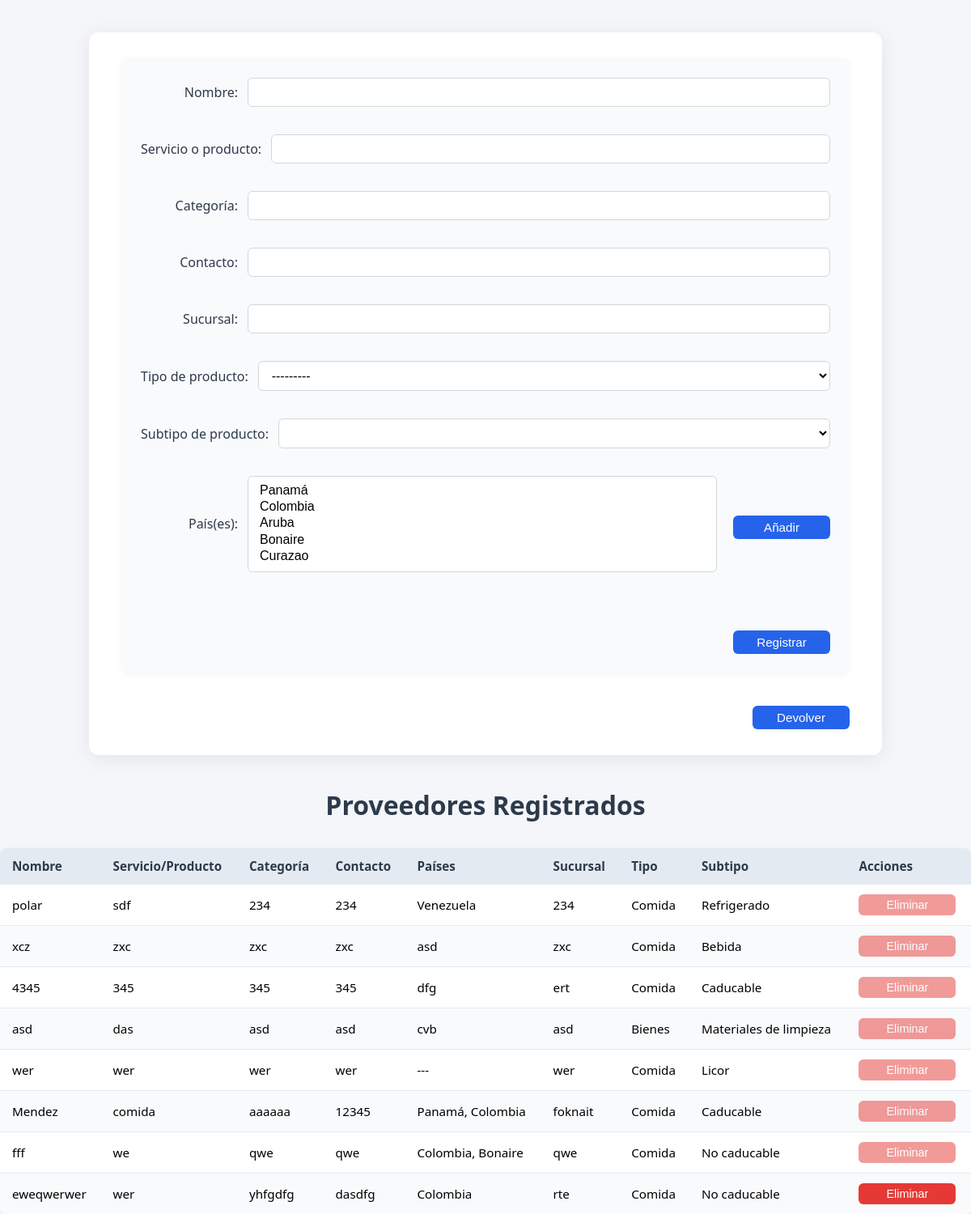
Page /proveedores/ on the earlier database version.
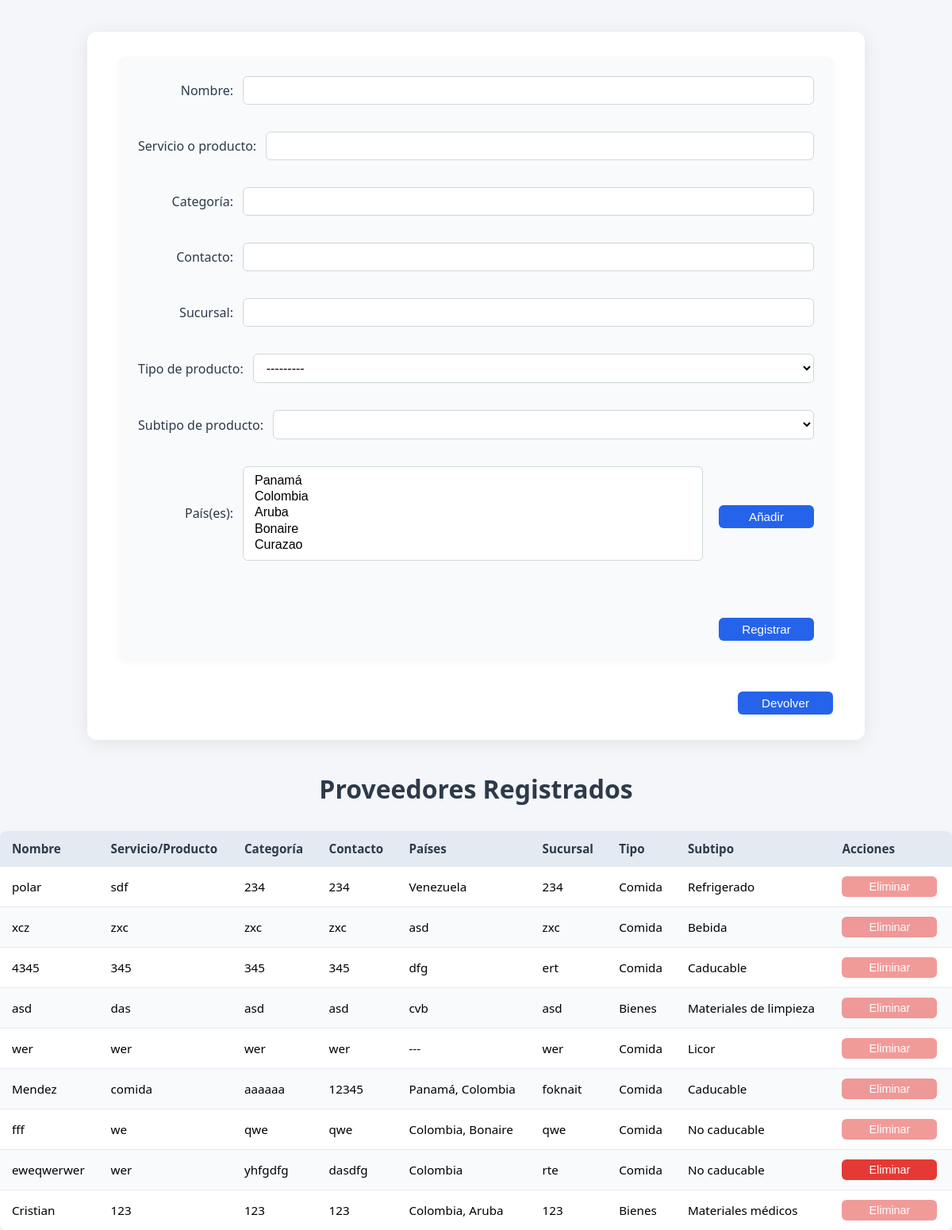
Same page on the later database version.
### compras/models.py (models this page shows)
class Proveedores(models.Model):
    paises= [
    ]
    TIPO_CHOICES = [
        ('COMIDA', 'Comida'),
        ('BIENES', 'Bienes'),
    ]
    SUBTIPO_CHOICES = [
        ('CADUCABLE', 'Caducable'),
        ('NO_CADUCABLE', 'No caducable'),
        ('REFRIGERADO', 'Refrigerado'),
        ('NO_REFRIGERADO', 'No refrigerado'),
        ('BEBIDA', 'Bebida'),
        ('LICOR', 'Licor'),
        ('REPUESTOS', 'Repuestos'),
        ('LIMPIEZA', 'Materiales de limpieza'),
        ('MEDICOS', 'Materiales médicos'),
        ('ACTIVOS', 'Bienes activos'),
    ]
    name = models.CharField(max_length=100)
    service_or_product = models.CharField(max_length=100)
    categorie = models.CharField(max_length=100)
    contact = models.CharField(max_length=100)
    countries = models.ManyToManyField(Paises)
    sucursal = models.CharField(max_length=100)
    tipo = models.CharField(max_length=20, choices=TIPO_CHOICES, default='BIENES')
    subtipo = models.CharField(max_length=20, choices=SUBTIPO_CHOICES, blank=True, null=True)

class Paises(models.Model):
    nombre = models.CharField(max_length=100)

### compras/views.py (the view)
# urls.py: path('proveedores/', proveedores_view, name='proveedores'),
@csrf_protect
def proveedores_view(request):
    import json
    from .models import ProveedorMaterial, Material, Paises, CompraLote
    SUBTIPOS_POR_TIPO = {
        'COMIDA': [
            ('CADUCABLE', 'Caducable'),
            ('NO_CADUCABLE', 'No caducable'),
            ('REFRIGERADO', 'Refrigerado'),
            ('NO_REFRIGERADO', 'No refrigerado'),
            ('BEBIDA', 'Bebida'),
            ('LICOR', 'Licor'),
        ],
        'BIENES': [
            ('REPUESTOS', 'Repuestos'),
            ('LIMPIEZA', 'Materiales de limpieza'),
            ('MEDICOS', 'Materiales médicos'),
            ('ACTIVOS', 'Bienes activos'),
        ]
    }
    tipo_seleccionado = None
    if request.method == 'POST':
        tipo_seleccionado = request.POST.get('tipo', None)
        form = ProveedorForm(request.POST)
        paises_json = request.POST.get('paises_json', '[]')
        if paises_json.strip() == '':
            paises_nombres = []
        else:
            paises_nombres = json.loads(paises_json)
        if request.POST.get('action') == 'Registrar':
            if form.is_valid():
                proveedor = form.save(commit=False)
                proveedor.save()
                paises_objs = [Paises.objects.get_or_create(nombre=nombre)[0] for nombre in paises_nombres]
                proveedor.countries.set(paises_objs)
                return redirect('proveedores')
    else:
        form = ProveedorForm()
    proveedores = Proveedores.objects.all()
    proveedores_bloqueados = set(CompraLote.objects.values_list('proveedor_id', flat=True))
    return render(request, 'proveedores.html', {
        'form': form,
        'proveedores': proveedores,
        'SUBTIPOS_POR_TIPO': SUBTIPOS_POR_TIPO,
        'tipo_seleccionado': tipo_seleccionado,
        'proveedores_bloqueados': proveedores_bloqueados,
    })

### compras/forms.py
class ProveedorForm(forms.ModelForm):
    class Meta:
        model = Proveedores
        fields = ['name', 'service_or_product', 'categorie', 'contact', 'sucursal', 'tipo', 'subtipo']

### compras/templates/proveedores.html (shortened to what the changed rows need)
{% load static %}
{% load get_item %}
<!DOCTYPE html>
<html lang="es">
<head>
    <link rel="stylesheet" href="{% static 'styles/styles_compras.css' %}">
    <link rel="stylesheet" href="{% static 'styles/proveedores.css' %}">
    <h2>Proveedores Registrados</h2>
    <table>
        <thead>
            <tr>
                <th>Nombre</th>
                <th>Servicio/Producto</th>
                <th>Categoría</th>
                <th>Contacto</th>
                <th>Países</th>
                <th>Sucursal</th>
                <th>Tipo</th>
                <th>Subtipo</th>
                <th>Acciones</th>
            </tr>
        </thead>
    <tbody id="proveedores-table-body">
            {% for proveedor in proveedores %}
            <tr>
                <td>{{ proveedor.name }}</td>
                <td>{{ proveedor.service_or_product }}</td>
                <td>{{ proveedor.categorie }}</td>
                <td>{{ proveedor.contact }}</td>
                <td>
                    {% with paises=proveedor.countries.all %}
                        {% if paises|length > 0 %}
                            {% for pais in paises %}
                                {{ pais.nombre|default:'---' }}{% if not forloop.last %}, {% endif %}
                            {% endfor %}
                        {% else %}
                            ---
                        {% endif %}
                    {% endwith %}
                </td>
                <td>{{ proveedor.sucursal }}</td>
                <td>{{ proveedor.get_tipo_display }}</td>
                <td>{{ proveedor.get_subtipo_display }}</td>
                <td>
                    <form method="post" action="{% url 'eliminar_proveedor' %}" style="display:inline;">
                        <button type="submit" {% if proveedor.id in proveedores_bloqueados %}disabled style="opacity:0.5;cursor:not-allowed;" title="No se puede eliminar: asignado a una orden de compra"{% endif %}>Eliminar</button>
                    </form>
                </td>
            </tr>
            {% endfor %}
        </tbody>
    </table>
</body>
</html>

Differences in the rows shown:
added Proveedores: name "Cristian", service_or_product "123", categorie "123", contact "123", sucursal "123", tipo "Bienes", subtipo "Materiales médicos", Paises (nombre "Colombia")
now on this page (row unchanged): Paises: nombre "Aruba", shown under "Cristian"
